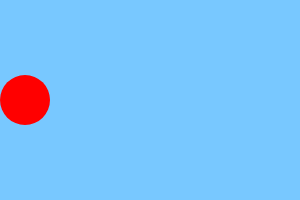
Frame 1 (no input)
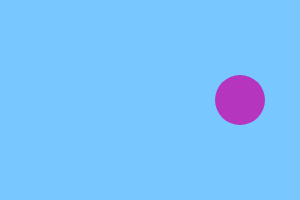
Frame 60 (no input)
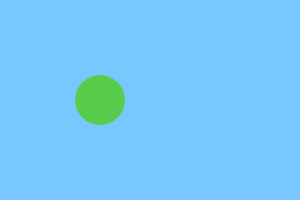
Frame 120 (the mouse pressed at the canvas centre since frame 60)

The p5.js sketch that drew these frames (run headless with seeded random() and noise() and a simulated clock; from frame 60 on, the mouse is pressed at the canvas centre):

// p5.js sketch
// ── sketch.js
var x = 25;
var dir = 1;
var speed = 5;

function setup() {
  createCanvas(300, 200);
  background(120, 200, 255);
  fill(255, 0, 0);
}

function draw() {
  background(120, 200, 255);
  noStroke();
  ellipse(x, 100, 50, 50);
  if (x > 275 || x < 25) {
    dir = dir * -1;
    fill(changeColor());
  }
  x = x + dir*speed;
  // x = (x + 1) % 275;
  // x = min(x + 1, 275);
  // x = x + 1;
}

function changeColor() {
  return color(random(255), random(255), random(255));
}
